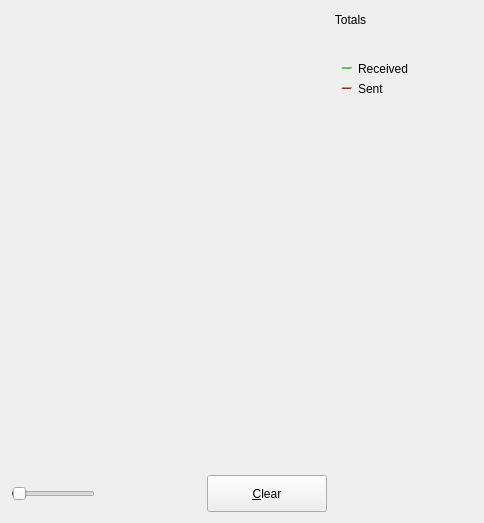
     <widget class="QWidget" name="tab_nettraffic">
      <attribute name="title">
       <string>&amp;Network Traffic</string>
      </attribute>
      <layout class="QHBoxLayout" name="horizontalLayout_3">
       <item>
        <layout class="QVBoxLayout" name="verticalLayout_4">
         <item>
          <widget class="TrafficGraphWidget" name="trafficGraph" native="true">
           <property name="sizePolicy">
            <sizepolicy hsizetype="Expanding" vsizetype="Expanding">
             <horstretch>0</horstretch>
             <verstretch>0</verstretch>
            </sizepolicy>
           </property>
          </widget>
         </item>
         <item>
          <layout class="QHBoxLayout" name="horizontalLayout_2">
           <item>
            <widget class="QSlider" name="sldGraphRange">
             <property name="minimum">
              <number>1</number>
             </property>
             <property name="maximum">
              <number>288</number>
             </property>
             <property name="pageStep">
              <number>12</number>
             </property>
             <property name="value">
              <number>6</number>
             </property>
             <property name="orientation">
              <enum>Qt::Horizontal</enum>
             </property>
            </widget>
           </item>
           <item>
            <widget class="QLabel" name="lblGraphRange">
             <property name="minimumSize">
              <size>
               <width>100</width>
               <height>0</height>
              </size>
             </property>
             <property name="alignment">
              <set>Qt::AlignCenter</set>
             </property>
            </widget>
           </item>
           <item>
            <widget class="QPushButton" name="btnClearTrafficGraph">
             <property name="minimumSize">
              <size>
               <width>120</width>
               <height>37</height>
              </size>
             </property>
             <property name="text">
              <string>&amp;Clear</string>
             </property>
             <property name="autoDefault">
              <bool>false</bool>
             </property>
            </widget>
           </item>
          </layout>
         </item>
        </layout>
       </item>
       <item>
        <layout class="QVBoxLayout" name="verticalLayout">
         <item>
          <widget class="QGroupBox" name="groupBox">
           <property name="styleSheet">
            <string notr="true">QGroupBox{
	border:0px;
	margin-top: 42px;
}</string>
           </property>
           <property name="title">
            <string>Totals</string>
           </property>
           <layout class="QVBoxLayout" name="verticalLayout_5">
            <item>
             <layout class="QHBoxLayout" name="horizontalLayout_4">
              <item>
               <widget class="Line" name="line">
                <property name="sizePolicy">
                 <sizepolicy hsizetype="Fixed" vsizetype="Fixed">
                  <horstretch>0</horstretch>
                  <verstretch>0</verstretch>
                 </sizepolicy>
                </property>
                <property name="minimumSize">
                 <size>
                  <width>10</width>
                  <height>0</height>
                 </size>
                </property>
                <property name="palette">
                 <palette>
                  <active>
                   <colorrole role="Light">
                    <brush brushstyle="SolidPattern">
                     <color alpha="255">
                      <red>0</red>
                      <green>255</green>
                      <blue>0</blue>
                     </color>
                    </brush>
                   </colorrole>
                  </active>
                  <inactive>
                   <colorrole role="Light">
                    <brush brushstyle="SolidPattern">
                     <color alpha="255">
                      <red>0</red>
                      <green>255</green>
                      <blue>0</blue>
                     </color>
                    </brush>
                   </colorrole>
                  </inactive>
                  <disabled>
                   <colorrole role="Light">
                    <brush brushstyle="SolidPattern">
                     <color alpha="255">
                      <red>0</red>
                      <green>255</green>
                      <blue>0</blue>
                     </color>
                    </brush>
                   </colorrole>
                  </disabled>
                 </palette>
                </property>
                <property name="orientation">
                 <enum>Qt::Horizontal</enum>
                </property>
               </widget>
              </item>
              <item>
               <widget class="QLabel" name="label_16">
                <property name="text">
                 <string>Received</string>
                </property>
               </widget>
              </item>
              <item>
               <widget class="QLabel" name="lblBytesIn">
                <property name="minimumSize">
                 <size>
                  <width>50</width>
                  <height>0</height>
                 </size>
                </property>
                <property name="alignment">
                 <set>Qt::AlignRight|Qt::AlignTrailing|Qt::AlignVCenter</set>
                </property>
               </widget>
              </item>
             </layout>
            </item>
            <item>
             <layout class="QHBoxLayout" name="horizontalLayout_5">
              <item>
               <widget class="Line" name="line_2">
                <property name="sizePolicy">
                 <sizepolicy hsizetype="Fixed" vsizetype="Fixed">
                  <horstretch>0</horstretch>
                  <verstretch>0</verstretch>
                 </sizepolicy>
                </property>
                <property name="minimumSize">
                 <size>
                  <width>10</width>
                  <height>0</height>
                 </size>
                </property>
                <property name="palette">
                 <palette>
                  <active>
                   <colorrole role="Light">
                    <brush brushstyle="SolidPattern">
                     <color alpha="255">
                      <red>255</red>
                      <green>0</green>
                      <blue>0</blue>
                     </color>
                    </brush>
                   </colorrole>
                  </active>
                  <inactive>
                   <colorrole role="Light">
                    <brush brushstyle="SolidPattern">
                     <color alpha="255">
                      <red>255</red>
                      <green>0</green>
                      <blue>0</blue>
                     </color>
                    </brush>
                   </colorrole>
                  </inactive>
                  <disabled>
                   <colorrole role="Light">
                    <brush brushstyle="SolidPattern">
                     <color alpha="255">
                      <red>255</red>
                      <green>0</green>
                      <blue>0</blue>
                     </color>
                    </brush>
                   </colorrole>
                  </disabled>
                 </palette>
                </property>
                <property name="orientation">
                 <enum>Qt::Horizontal</enum>
                </property>
               </widget>
              </item>
              <item>
               <widget class="QLabel" name="label_17">
                <property name="text">
                 <string>Sent</string>
                </property>
               </widget>
              </item>
              <item>
               <widget class="QLabel" name="lblBytesOut">
                <property name="minimumSize">
                 <size>
                  <width>50</width>
                  <height>0</height>
                 </size>
                </property>
                <property name="alignment">
                 <set>Qt::AlignRight|Qt::AlignTrailing|Qt::AlignVCenter</set>
                </property>
               </widget>
              </item>
             </layout>
            </item>
            <item>
             <spacer name="verticalSpacer_4">
              <property name="orientation">
               <enum>Qt::Vertical</enum>
              </property>
              <property name="sizeHint" stdset="0">
               <size>
                <width>20</width>
                <height>407</height>
               </size>
              </property>
             </spacer>
            </item>
           </layout>
          </widget>
         </item>
        </layout>
       </item>
      </layout>
     </widget>
